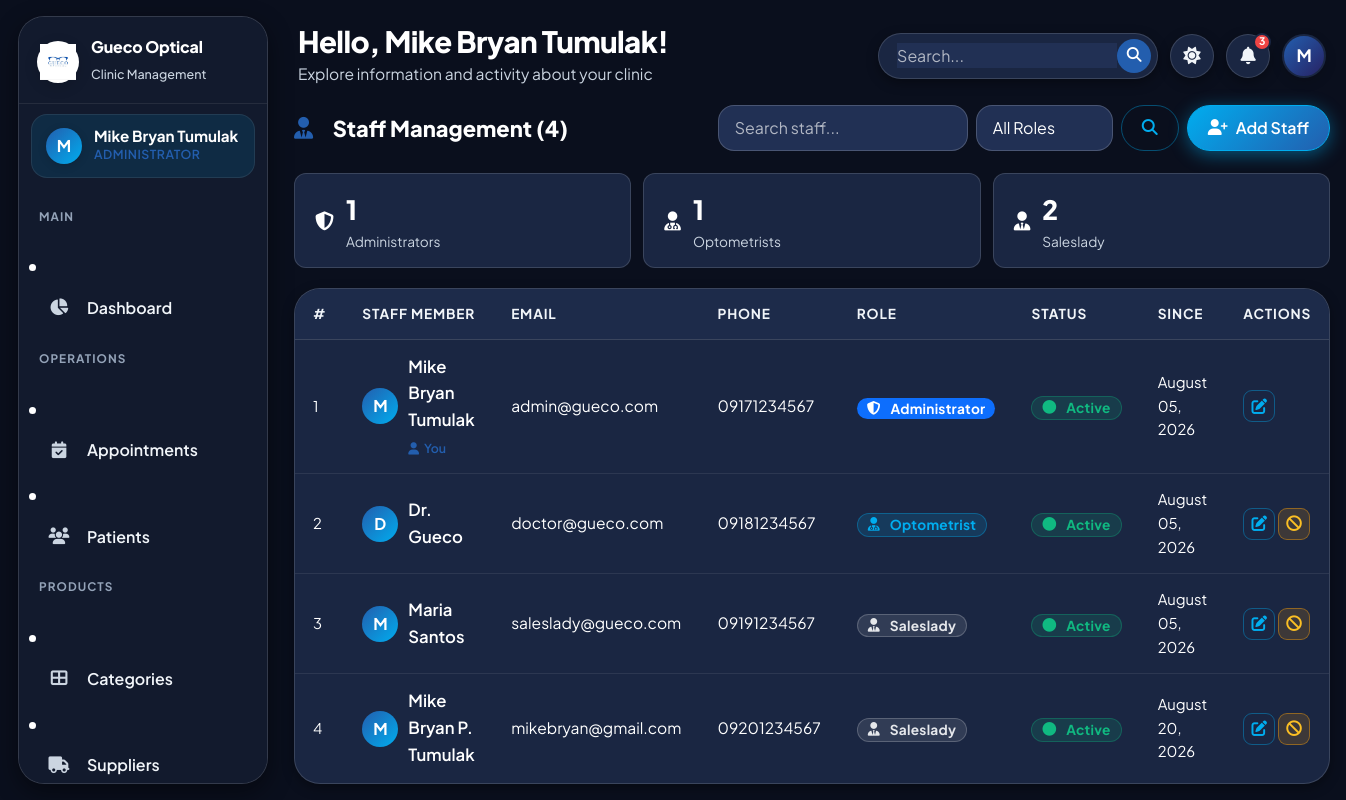
The page /admin/staff.php (signed in) on the database its author committed.
### tables this page shows
CREATE TABLE `users` (
  `id` int(11) NOT NULL AUTO_INCREMENT,
  `full_name` varchar(100) NOT NULL,
  `email` varchar(100) NOT NULL,
  `password` varchar(255) NOT NULL,
  `role` enum('admin','doctor','saleslady') NOT NULL,
  `phone` varchar(20) DEFAULT NULL,
  `status` enum('active','inactive') DEFAULT 'active',
  `profile_photo` varchar(255) DEFAULT NULL,
  `created_at` timestamp NOT NULL DEFAULT current_timestamp(),
  `updated_at` timestamp NOT NULL DEFAULT current_timestamp() ON UPDATE current_timestamp(),
  PRIMARY KEY (`id`),
  UNIQUE KEY `email` (`email`)
);

### admin/staff.php (the view, shortened to what this page needs)
<?php
require_once __DIR__ . '/../config/functions.php';
$db = getDB();
$search = sanitize($_GET['search'] ?? '');
$where = ['1=1']; $params = [];
$whereStr = implode(' AND ', $where);
$staff = $db->prepare("SELECT * FROM users WHERE $whereStr ORDER BY role, full_name ASC");
$staff->execute($params); $staff = $staff->fetchAll();
$extraHead = '<link rel="stylesheet" href="'.BASE_URL.'assets/css/pages/staff.css">';
include __DIR__ . '/../includes/header.php';
?>
<div class="section-header">
  <h5><i  class="fas fa-user-tie me-2 staff-b6b6a8"></i>Staff Management (<?= count($staff) ?>)</h5>
  <div class="staff-96b971">
    <form method="GET" class="staff-1952d6">
      <input type="text" name="search" class="form-control" placeholder="Search staff..." value="<?= htmlspecialchars($search) ?>" class="staff-a2ad19">
      <select name="role"  class="form-select staff-64fa8f">
        <option value="">All Roles</option>
      </select>
      <button type="submit" class="btn btn-outline-primary"><i class="fas fa-search"></i></button>
    </form>
    <button class="btn btn-primary" onclick="openModal('addModal')"><i class="fas fa-user-plus"></i> Add Staff</button>
  </div>
</div>
<div class="staff-8d05f7">
  <?php
  $roleSummary = $db->query("SELECT role, COUNT(*) as cnt FROM users GROUP BY role")->fetchAll(PDO::FETCH_KEY_PAIR);
  $roleInfo = ['admin'=>['shield-alt','blue','Administrators'],'doctor'=>['user-md','teal','Optometrists'],'saleslady'=>['user-tie','purple','Saleslady']];
  foreach ($roleInfo as $r => $cfg): ?>
  <div class="staff-01cc59">
    <div class="stat-icon <?= $cfg[1] ?>" class="staff-233067"><i class="fas fa-<?= $cfg[0] ?>"></i></div>
    <div><div class="staff-f9ed85"><?= $roleSummary[$r] ?? 0 ?></div><div class="staff-46d9fd"><?= $cfg[2] ?></div></div>
  </div>
  <?php endforeach; ?>
</div>
<div class="table-wrapper">
  <div class="table-responsive">
    <table class="table">
      <thead><tr><th>#</th><th>Staff Member</th><th>Email</th><th>Phone</th><th>Role</th><th>Status</th><th>Since</th><th>Actions</th></tr></thead>
      <tbody>
        <?php if (empty($staff)): ?>
        <tr><td colspan="8"><div class="empty-state"><div class="empty-icon"><i class="fas fa-users"></i></div><h6>No staff found</h6></div></td></tr>
        <?php else: ?>
        <?php foreach ($staff as $i => $s): ?>
        <tr>
          <td class="staff-67fd48"><?= $i+1 ?></td>
          <td>
            <div class="staff-3b6fff">
              <div class="staff-b9d0f2">
                <?= strtoupper(substr($s['full_name'],0,1)) ?>
              </div>
              <div>
                <div class="staff-bac3c9"><?= sanitize($s['full_name']) ?></div>
                <?php if ($s['id'] === (int)$_SESSION['user_id']): ?>
                <span class="staff-6498a1"><i class="fas fa-user me-1"></i>You</span>
                <?php endif; ?>
              </div>
            </div>
          </td>
          <td class="staff-0de4e7"><?= sanitize($s['email']) ?></td>
          <td class="staff-0de4e7"><?= sanitize($s['phone'] ?? '—') ?></td>
          <td><?= roleBadge($s['role']) ?></td>
          <td><?= statusBadge($s['status']) ?></td>
          <td class="staff-67fd48"><?= formatDate($s['created_at']) ?></td>
          <td>
            <button class="btn btn-sm btn-outline-primary btn-icon" title="Edit"
              onclick="openEditStaff(<?= htmlspecialchars(json_encode(['id'=>$s['id'],'full_name'=>$s['full_name'],'email'=>$s['email'],'role'=>$s['role'],'phone'=>$s['phone'],'status'=>$s['status']])) ?>)">
              <i class="fas fa-edit"></i>
            </button>
            <?php if ($s['id'] !== (int)$_SESSION['user_id']): ?>
            <form method="POST" class="staff-5677b9">
              <button class="btn btn-sm <?= $s['status']==='active'?'btn-warning':'btn-success' ?> btn-icon"
                      title="<?= $s['status']==='active'?'Deactivate':'Activate' ?>"
                      data-confirm="<?= $s['status']==='active'?'Deactivate':'Activate' ?> this account?">
                <i class="fas fa-<?= $s['status']==='active'?'ban':'check' ?>"></i>
              </button>
            </form>
            <?php endif; ?>
          </td>
        </tr>
        <?php endforeach; ?>
        <?php endif; ?>
      </tbody>
    </table>
  </div>
</div>
<?php include __DIR__ . '/../includes/footer.php'; ?>

### includes/header.php (shortened to what this page needs)
<?php
require_once __DIR__ . '/../config/functions.php';
$user        = getCurrentUser();
$fullName    = $user['full_name'] ?? 'Admin';
$initials    = strtoupper(substr($fullName, 0, 1));
$userTheme = $_COOKIE['gueco_theme'] ?? ($_COOKIE['theme'] ?? 'dark');
$currentTheme = ($userTheme === 'light') ? 'light' : 'dark';
?>
<!DOCTYPE html>
<html lang="en" data-theme="<?= $currentTheme ?>">
<head>
  <link href="https://cdn.jsdelivr.net/npm/bootstrap@5.3.3/dist/css/bootstrap.min.css" rel="stylesheet">
  <link rel="stylesheet" href="https://cdnjs.cloudflare.com/ajax/libs/font-awesome/6.5.0/css/all.min.css">
  <link rel="stylesheet" href="<?= BASE_URL ?>assets/css/style.css?v=<?= time() ?>">
  <?php if (isset($extraHead)) echo $extraHead; ?>
</head>
<body>
<div class="app-wrapper">
  <aside class="sidebar" id="sidebar">
    <div class="sidebar-logo">
      <div class="logo-icon">
        <img src="<?= BASE_URL ?>assets/images/logo.png?v=2" alt="Logo" style="width:100%; height:100%; object-fit:contain;">
      </div>
      <div class="logo-text">
        <h6>Gueco Optical</h6>
        <span>Clinic Management</span>
      </div>
    </div>
    <div class="sidebar-user">
      <div class="user-avatar">
        <span><?= $initials ?></span>
      </div>
      <div class="user-info">
        <div class="user-name"><?= sanitize($fullName) ?></div>
        <div class="user-role"><?= getRoleLabel($user['role'] ?? '') ?></div>
      </div>
    </div>
    <nav class="sidebar-nav">
      <?php include __DIR__ . '/sidebar.php'; ?>
    </nav>
  </aside>
  <div class="main-content">
    <header class="app-header">
      <div class="header-left">
        <div class="header-greeting">
          <h4>Hello, <?= sanitize($fullName) ?>!</h4>
          <p>Explore information and activity about your clinic</p>
        </div>
      </div>
      <div class="header-right">
        <div class="header-search-wrap">
          <input type="text" placeholder="Search..." aria-label="Search">
          <button type="button" class="header-search-btn" title="Search">
            <i class="fas fa-search"></i>
          </button>
        </div>
        <button class="header-icon-btn" id="themeToggle" title="Toggle Theme">
          <i class="fas fa-moon" id="themeIcon"></i>
        </button>
        <div class="dropdown" id="notifDropdownWrap">
          <button class="header-icon-btn" type="button" data-bs-toggle="dropdown" aria-expanded="false" title="Notifications">
            <i class="fas fa-bell"></i>
            <?php
            try {
              $db = getDB();
              $stmtCount = $db->prepare("SELECT COUNT(*) as c FROM appointments WHERE status = 'pending' AND appointment_date >= CURDATE()");
              $stmtCount->execute();
              $notifCount = $stmtCount->fetch()['c'];
            } catch(Exception $e) {
              $notifCount = 0;
              $recentAppts = [];
            }
            ?>
            <?php if ($notifCount > 0): ?>
            <span class="notif-badge" id="notifBadgeEl"><?= min($notifCount, 99) ?></span>
            <?php endif; ?>
          </button>
        </div>
        <div class="header-avatar" title="<?= sanitize($fullName) ?>">
          <?= $initials ?>
        </div>
      </div>
    </header>
    <div class="page-content">

### config/functions.php (shortened to what this page needs)
<?php
function getCurrentUser(): ?array {
    try {
        $db = getDB();
        $stmt = $db->prepare("SELECT id, full_name, role, email, phone, status FROM users WHERE id = ?");
        $stmt->execute([$_SESSION['user_id']]);
        $user = $stmt->fetch();
        if ($user) {
            $currentUser = $user;
            return $currentUser;
        }
    } catch (Exception $e) {
    }
    $currentUser = [
        'id'        => $_SESSION['user_id'] ?? 0,
        'full_name' => $_SESSION['user_name'] ?? 'User',
        'role'      => $_SESSION['user_role'] ?? 'guest',
        'email'     => $_SESSION['user_email'] ?? '',
    ];
    return $currentUser;
}
function getRoleLabel(string $role): string {
    return match($role) {
        'admin'     => 'Administrator',
        'doctor'    => 'Optometrist',
        'saleslady' => 'Saleslady / Cashier',
        default     => ucfirst($role),
    };
}
function sanitize(string $value): string {
    return htmlspecialchars(strip_tags(trim($value)), ENT_QUOTES, 'UTF-8');
}
function formatDate(string $date): string {
    return date('F d, Y', strtotime($date));
}
function statusBadge(string $status): string {
    $map = [
        'pending'   => ['warning', 'clock'],
        'confirmed' => ['info',    'check-circle'],
        'completed' => ['success', 'check-double'],
        'cancelled' => ['danger',  'times-circle'],
        'no_show'   => ['secondary','user-times'],
        'active'    => ['success', 'circle'],
        'inactive'  => ['danger',  'circle'],
        'stock_in'  => ['success', 'arrow-up'],
        'stock_out' => ['danger',  'arrow-down'],
        'adjustment'=> ['warning', 'edit'],
    ];
    $cfg = $map[$status] ?? ['secondary', 'question-circle'];
    $label = ucwords(str_replace('_', ' ', $status));
    return "<span class='badge bg-{$cfg[0]}'><i class='fas fa-{$cfg[1]} me-1'></i>{$label}</span>";
}
function roleBadge(string $role): string {
    $map = [
        'admin'     => ['primary',   'shield-alt', 'Administrator'],
        'doctor'    => ['info',      'user-md',    'Optometrist'],
        'saleslady' => ['secondary', 'user-tie',   'Saleslady'],
    ];
    $cfg = $map[$role] ?? ['secondary', 'user', ucfirst($role)];
    return "<span class='badge bg-{$cfg[0]}'><i class='fas fa-{$cfg[1]} me-1'></i>{$cfg[2]}</span>";
}

### assets/css/pages/staff.css (style rules this page uses)
.staff-b6b6a8 { color:var(--clr-primary) }
.staff-96b971 { display:flex;gap:8px;flex-wrap:wrap; }
.staff-1952d6 { display:flex;gap:8px; }
.staff-64fa8f { width:160px; }
.staff-8d05f7 { display:flex;gap:12px;margin-bottom:20px;flex-wrap:wrap; }
.staff-01cc59 { background:var(--bg-card);border:1px solid var(--border-color);border-radius:12px;padding:14px 20px;display:flex;align-items:center;gap:12px;flex:1;min-width:150px; }
.staff-f9ed85 { font-size:1.4rem;font-weight:800 }
.staff-46d9fd { font-size:.72rem;color:var(--text-muted) }
.staff-67fd48 { font-size:.78rem;color:var(--text-muted) }
.staff-3b6fff { display:flex;align-items:center;gap:10px; }
.staff-b9d0f2 { width:36px;height:36px;background:linear-gradient(135deg,var(--clr-primary),var(--clr-secondary));border-radius:50%;display:flex;align-items:center;justify-content:center;color:#fff;font-weight:700;font-size:.85rem;flex-shrink:0; }
.staff-bac3c9 { font-weight:600;font-size:.88rem }
.staff-6498a1 { font-size:.65rem;color:var(--clr-primary);font-weight:600; }
.staff-0de4e7 { font-size:.82rem }
.staff-5677b9 { display:inline }

### rows shown on the page
users: full_name "M", full_name "Mike Bryan Tumulak", role "ADMINISTRATOR", shows "You", email "admin@gueco.com", phone "09171234567", role "Administrator", status "Active", created_at "August 05, 2026"
users: full_name "D", full_name "Dr. Gueco", email "doctor@gueco.com", phone "09181234567", role "Optometrist", status "Active", created_at "August 05, 2026"
users: full_name "M", full_name "Maria Santos", email "saleslady@gueco.com", phone "09191234567", role "Saleslady", status "Active", created_at "August 05, 2026"
users: full_name "M", full_name "Mike Bryan P. Tumulak", email "mikebryan@gmail.com", phone "09201234567", role "Saleslady", status "Active", created_at "August 20, 2026"

### other values the page prints
min($notifCount, 99) "3"
count($staff) "4"
$roleSummary[$r] "1"
$cfg[2] "Administrators"
$cfg[2] "Optometrists"
$roleSummary[$r] "2"
$cfg[2] "Saleslady"
